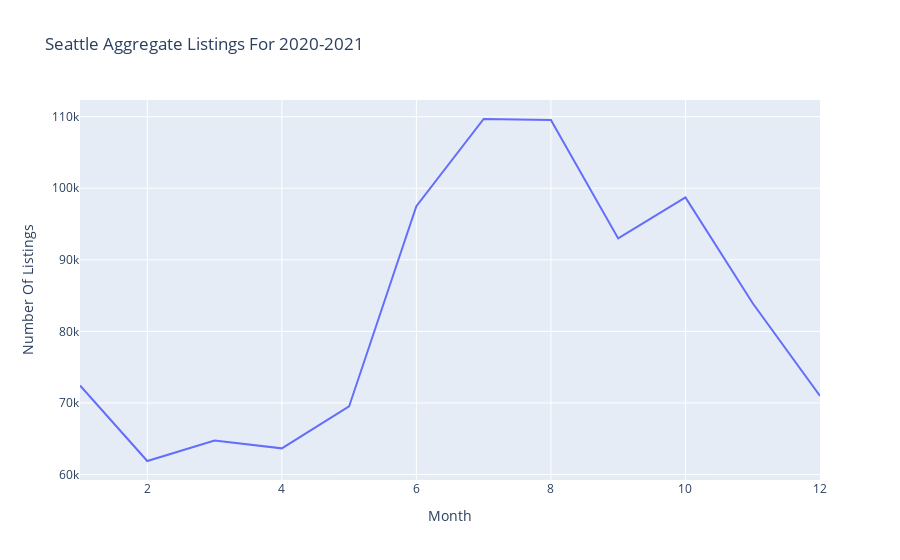

Notebook code for this chart:
### Code cell
traces = []
traces.append(Scatter({
         'x' : seattle_each_month['month'],
         'y' : seattle_each_month['date'],
         'name' : 'Count of Listings',
         'mode' : 'lines'}))
layout = {'title' : 'Seattle Aggregate Listings For 2020-2021',
         'xaxis' : {'title' : 'Month'},
         'yaxis' : {'title' : 'Number Of Listings'}}
fig = Figure(data = traces, layout = layout)
pyo.iplot(fig)

### Figure 1 — Plotly figure (JSON) as saved in the notebook; plotly's stock layout.template omitted (floating-point values rounded to 4 significant figures)
{"data": [{"mode": "lines", "name": "Count of Listings", "type": "scatter", "x": [1, 2, 3, 4, 5, 6, 7, 8, 9, 10, 11, 12], "y": [72434, 61881, 64742, 63649, 69503, 97501, 109677, 109522, 92993, 98718, 83932, 70975]}], "layout": {"title": {"text": "Seattle Aggregate Listings For 2020-2021"}, "xaxis": {"title": {"text": "Month"}}, "yaxis": {"title": {"text": "Number Of Listings"}}}}
